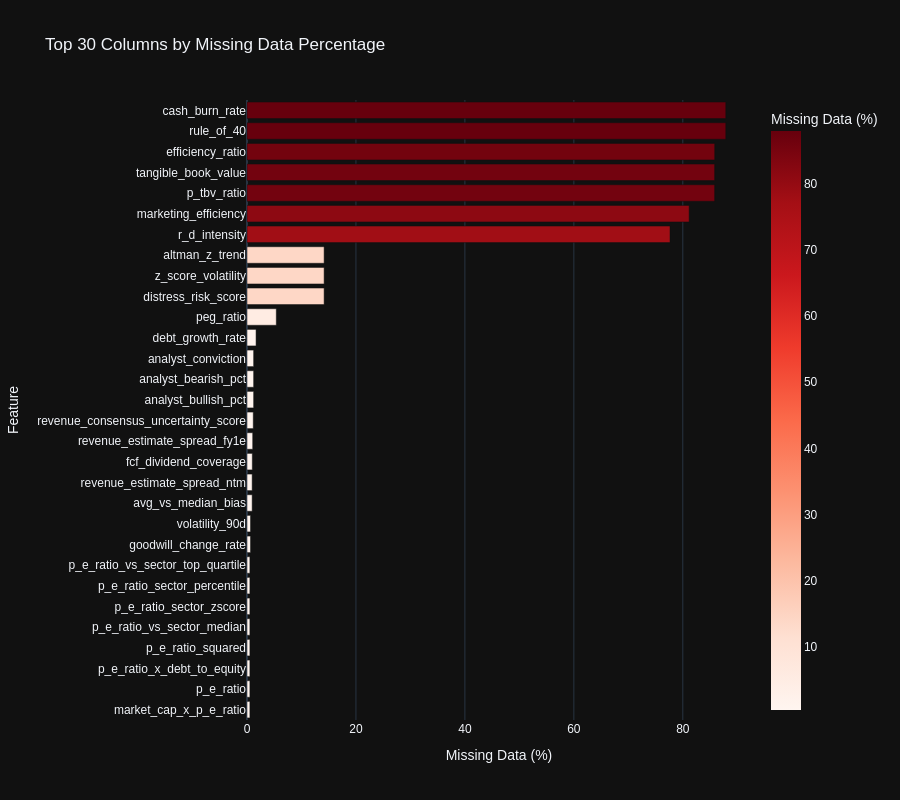
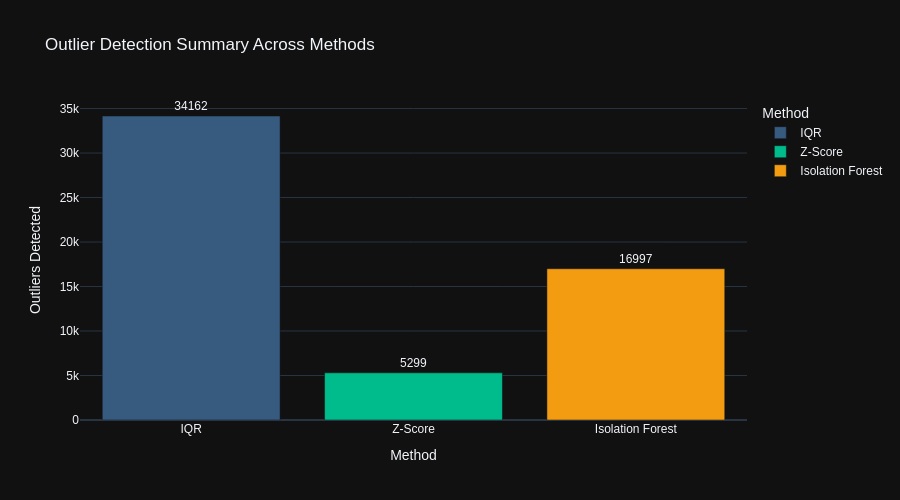
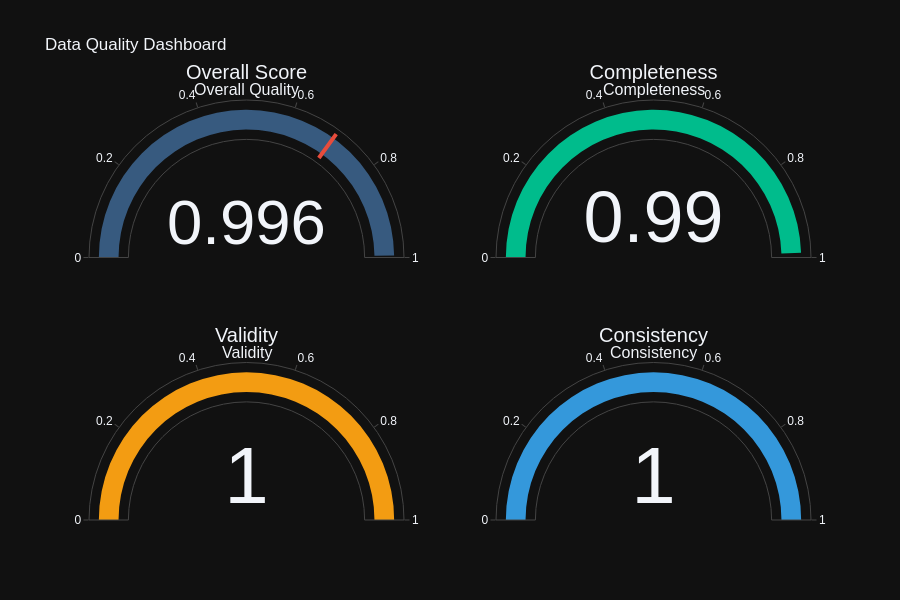

The cell these charts' notebook holds for them, in order:
### Code cell
# 📊 Interactive Data Quality Visualizations
print("\n📊 Creating Interactive Data Quality Visualizations...")

# Note: Output directories already created at initialization (all Phase 9.1-9.8 subdirectories)

# 1. Missing Value Heatmap (Interactive Plotly)
missing_pct = (all_stocks_winsorized.isnull().sum() / len(all_stocks_winsorized) * 100).sort_values(ascending=False)
missing_df = pd.DataFrame({
    'Column': missing_pct.index,
    'Missing %': missing_pct.values
    }).head(30)

fig_missing = px.bar(
        missing_df,
        x='Missing %',
        y='Column',
        orientation='h',
        title='Top 30 Columns by Missing Data Percentage',
        labels={'Missing %': 'Missing Data (%)', 'Column': 'Feature'},
        color='Missing %',
        color_continuous_scale='Reds',
        height=800,
        template='plotly_dark'
        )
fig_missing.update_layout(yaxis={'categoryorder': 'total ascending'}, font_family="Arial")
fig_missing.show()

# Save as HTML for interactive viewing
fig_missing.write_html(OUTPUT_DIR / "eda" / "missing_values_heatmap.html")
print(f"✓ Saved: {OUTPUT_DIR / 'eda' / 'missing_values_heatmap.html'}")

# 2. Outlier Detection Summary (Interactive Bar Chart)
outlier_summary = pd.DataFrame({
    'Method': ['IQR', 'Z-Score', 'Isolation Forest'],
    'Outliers Detected': [total_iqr, total_zscore, total_iforest],
    'Columns Analyzed': [len(outliers_iqr), len(outliers_zscore), len(outliers_iforest)]
    })

fig_outliers = px.bar(
        outlier_summary,
        x='Method',
        y='Outliers Detected',
        title='Outlier Detection Summary Across Methods',
        color='Method',
        text='Outliers Detected',
        height=500,
        template='plotly_dark',
        color_discrete_sequence=['#375a7f', '#00bc8c', '#f39c12']
        )
fig_outliers.update_traces(texttemplate='%{text}', textposition='outside')
fig_outliers.update_layout(font_family="Arial")
fig_outliers.show()
fig_outliers.write_html(OUTPUT_DIR / "eda" / "outlier_detection_summary.html")
print(f"✓ Saved: {OUTPUT_DIR / 'eda' / 'outlier_detection_summary.html'}")

# 3. Data Quality Score Dashboard (Gauge Charts)
fig_quality = make_subplots(
        rows=2, cols=2,
        specs=[[{'type': 'indicator'}, {'type': 'indicator'}],
               [{'type': 'indicator'}, {'type': 'indicator'}]],
        subplot_titles=('Overall Quality', 'Completeness', 'Validity', 'Consistency')
        )

fig_quality.add_trace(go.Indicator(
        mode="gauge+number",
        value=quality_report.overall_score,
        title={'text': "Overall Score"},
        gauge={'axis': {'range': [0, 1]},
               'bar': {'color': "#375a7f"},
               'threshold': {'line': {'color': "#e74c3c", 'width': 4}, 'thickness': 0.75, 'value': 0.7}}
        ), row=1, col=1)

fig_quality.add_trace(go.Indicator(
        mode="gauge+number",
        value=quality_report.completeness_score,
        title={'text': "Completeness"},
        gauge={'axis': {'range': [0, 1]}, 'bar': {'color': "#00bc8c"}}
        ), row=1, col=2)

fig_quality.add_trace(go.Indicator(
        mode="gauge+number",
        value=quality_report.validity_score,
        title={'text': "Validity"},
        gauge={'axis': {'range': [0, 1]}, 'bar': {'color': "#f39c12"}}
        ), row=2, col=1)

fig_quality.add_trace(go.Indicator(
        mode="gauge+number",
        value=quality_report.consistency_score,
        title={'text': "Consistency"},
        gauge={'axis': {'range': [0, 1]}, 'bar': {'color': "#3498db"}}
        ), row=2, col=2)

fig_quality.update_layout(
        title_text="Data Quality Dashboard",
        height=600,
        showlegend=False,
        template='plotly_dark',
        font_family="Arial"
        )
fig_quality.show()
fig_quality.write_html(OUTPUT_DIR / "eda" / "data_quality_dashboard.html")
print(f"✓ Saved: {OUTPUT_DIR / 'eda' / 'data_quality_dashboard.html'}")

print(f"\n✅ Section 2 Interactive Visualizations Complete")
# Optionally, print the actual issues
if quality_report.issues:
    print(f"  Issue details:")
    for issue in quality_report.issues[:5]:  # Show first 5 issues
        print(f"    - {issue}")
    if len(quality_report.issues) > 5:
        print(f"    ... and {len(quality_report.issues) - 5} more issues")

### Figure 1 — Plotly figure (JSON) as saved in the notebook; plotly's stock layout.template omitted (floating-point values rounded to 4 significant figures)
{"data": [{"hovertemplate": "Missing Data (%)=%{marker.color}<br>Feature=%{y}<extra></extra>", "legendgroup": "", "marker": {"color": [87.89, 87.89, 85.86, 85.84, 85.84, 81.17, 77.65, 14.16, 14.16, 14.16, 5.379, 1.664, 1.219, 1.219, 1.219, 1.147, 1.047, 0.9753, 0.9466, 0.9466, 0.6454, 0.6454, 0.5307, 0.5307, 0.5307, 0.5307, 0.5307, 0.5307, 0.5307, 0.5307], "coloraxis": "coloraxis", "pattern": {"shape": ""}}, "name": "", "orientation": "h", "showlegend": false, "textposition": "auto", "x": [87.89, 87.89, 85.86, 85.84, 85.84, 81.17, 77.65, 14.16, 14.16, 14.16, 5.379, 1.664, 1.219, 1.219, 1.219, 1.147, 1.047, 0.9753, 0.9466, 0.9466, 0.6454, 0.6454, 0.5307, 0.5307, 0.5307, 0.5307, 0.5307, 0.5307, 0.5307, 0.5307], "xaxis": "x", "y": ["rule_of_40", "cash_burn_rate", "efficiency_ratio", "p_tbv_ratio", "tangible_book_value", "marketing_efficiency", "r_d_intensity", "distress_risk_score", "z_score_volatility", "altman_z_trend", "peg_ratio", "debt_growth_rate", "analyst_bullish_pct", "analyst_bearish_pct", "analyst_conviction", "revenue_consensus_uncertainty_score", "revenue_estimate_spread_fy1e", "fcf_dividend_coverage", "avg_vs_median_bias", "revenue_estimate_spread_ntm", "goodwill_change_rate", "volatility_90d", "market_cap_x_p_e_ratio", "p_e_ratio", "p_e_ratio_x_debt_to_equity", "p_e_ratio_squared", "p_e_ratio_vs_sector_median", "p_e_ratio_sector_zscore", "p_e_ratio_sector_percentile", "p_e_ratio_vs_sector_top_quartile"], "yaxis": "y", "type": "bar"}], "layout": {"xaxis": {"anchor": "y", "domain": [0.0, 1.0], "title": {"text": "Missing Data (%)"}}, "yaxis": {"anchor": "x", "domain": [0.0, 1.0], "title": {"text": "Feature"}, "categoryorder": "total ascending"}, "coloraxis": {"colorbar": {"title": {"text": "Missing Data (%)"}}, "colorscale": [[0.0, "rgb(255,245,240)"], [0.125, "rgb(254,224,210)"], [0.25, "rgb(252,187,161)"], [0.375, "rgb(252,146,114)"], [0.5, "rgb(251,106,74)"], [0.625, "rgb(239,59,44)"], [0.75, "rgb(203,24,29)"], [0.875, "rgb(165,15,21)"], [1.0, "rgb(103,0,13)"]]}, "legend": {"tracegroupgap": 0}, "title": {"text": "Top 30 Columns by Missing Data Percentage"}, "barmode": "relative", "height": 800, "font": {"family": "Arial"}}}

### Figure 2 — Plotly figure (JSON) as saved in the notebook; plotly's stock layout.template omitted (floating-point values rounded to 4 significant figures)
{"data": [{"hovertemplate": "Method=%{x}<br>Outliers Detected=%{text}<extra></extra>", "legendgroup": "IQR", "marker": {"color": "#375a7f", "pattern": {"shape": ""}}, "name": "IQR", "orientation": "v", "showlegend": true, "text": [34160.0], "textposition": "outside", "x": ["IQR"], "xaxis": "x", "y": [34162], "yaxis": "y", "type": "bar", "texttemplate": "%{text}"}, {"hovertemplate": "Method=%{x}<br>Outliers Detected=%{text}<extra></extra>", "legendgroup": "Z-Score", "marker": {"color": "#00bc8c", "pattern": {"shape": ""}}, "name": "Z-Score", "orientation": "v", "showlegend": true, "text": [5299.0], "textposition": "outside", "x": ["Z-Score"], "xaxis": "x", "y": [5299], "yaxis": "y", "type": "bar", "texttemplate": "%{text}"}, {"hovertemplate": "Method=%{x}<br>Outliers Detected=%{text}<extra></extra>", "legendgroup": "Isolation Forest", "marker": {"color": "#f39c12", "pattern": {"shape": ""}}, "name": "Isolation Forest", "orientation": "v", "showlegend": true, "text": [17000.0], "textposition": "outside", "x": ["Isolation Forest"], "xaxis": "x", "y": [16997], "yaxis": "y", "type": "bar", "texttemplate": "%{text}"}], "layout": {"xaxis": {"anchor": "y", "domain": [0.0, 1.0], "title": {"text": "Method"}, "categoryorder": "array", "categoryarray": ["IQR", "Z-Score", "Isolation Forest"]}, "yaxis": {"anchor": "x", "domain": [0.0, 1.0], "title": {"text": "Outliers Detected"}}, "legend": {"title": {"text": "Method"}, "tracegroupgap": 0}, "title": {"text": "Outlier Detection Summary Across Methods"}, "barmode": "relative", "height": 500, "font": {"family": "Arial"}}}

### Figure 3 — Plotly figure (JSON) as saved in the notebook; plotly's stock layout.template omitted (floating-point values rounded to 4 significant figures)
{"data": [{"gauge": {"axis": {"range": [0, 1]}, "bar": {"color": "#375a7f"}, "threshold": {"line": {"color": "#e74c3c", "width": 4}, "thickness": 0.75, "value": 0.7}}, "mode": "gauge+number", "title": {"text": "Overall Score"}, "value": 0.9959, "type": "indicator", "domain": {"x": [0.0, 0.45], "y": [0.625, 1.0]}}, {"gauge": {"axis": {"range": [0, 1]}, "bar": {"color": "#00bc8c"}}, "mode": "gauge+number", "title": {"text": "Completeness"}, "value": 0.9898, "type": "indicator", "domain": {"x": [0.55, 1.0], "y": [0.625, 1.0]}}, {"gauge": {"axis": {"range": [0, 1]}, "bar": {"color": "#f39c12"}}, "mode": "gauge+number", "title": {"text": "Validity"}, "value": 1.0, "type": "indicator", "domain": {"x": [0.0, 0.45], "y": [0.0, 0.375]}}, {"gauge": {"axis": {"range": [0, 1]}, "bar": {"color": "#3498db"}}, "mode": "gauge+number", "title": {"text": "Consistency"}, "value": 1.0, "type": "indicator", "domain": {"x": [0.55, 1.0], "y": [0.0, 0.375]}}], "layout": {"annotations": [{"font": {"size": 16}, "showarrow": false, "text": "Overall Quality", "x": 0.225, "xanchor": "center", "xref": "paper", "y": 1.0, "yanchor": "bottom", "yref": "paper"}, {"font": {"size": 16}, "showarrow": false, "text": "Completeness", "x": 0.775, "xanchor": "center", "xref": "paper", "y": 1.0, "yanchor": "bottom", "yref": "paper"}, {"font": {"size": 16}, "showarrow": false, "text": "Validity", "x": 0.225, "xanchor": "center", "xref": "paper", "y": 0.375, "yanchor": "bottom", "yref": "paper"}, {"font": {"size": 16}, "showarrow": false, "text": "Consistency", "x": 0.775, "xanchor": "center", "xref": "paper", "y": 0.375, "yanchor": "bottom", "yref": "paper"}], "title": {"text": "Data Quality Dashboard"}, "font": {"family": "Arial"}, "height": 600, "showlegend": false}}
